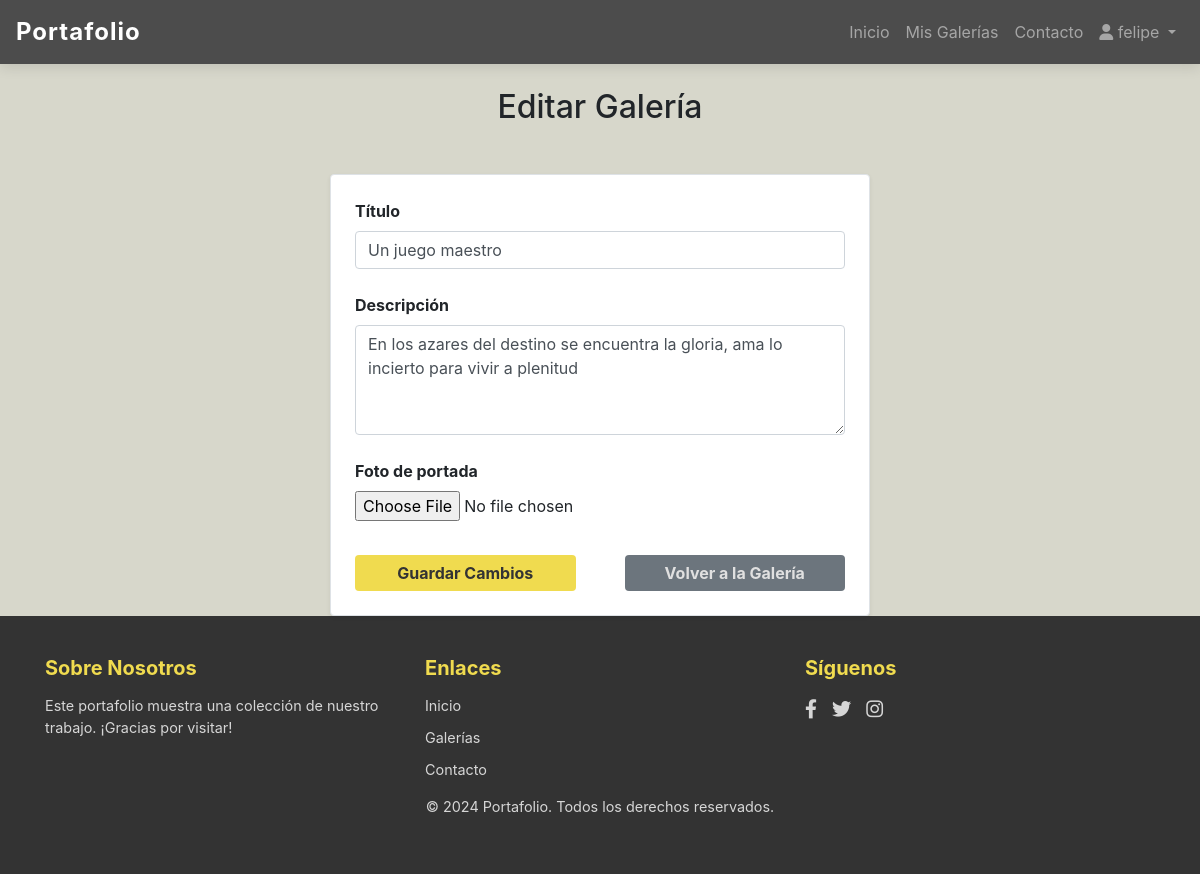
The app's page /gallery/3/edit/ (signed in), older data.
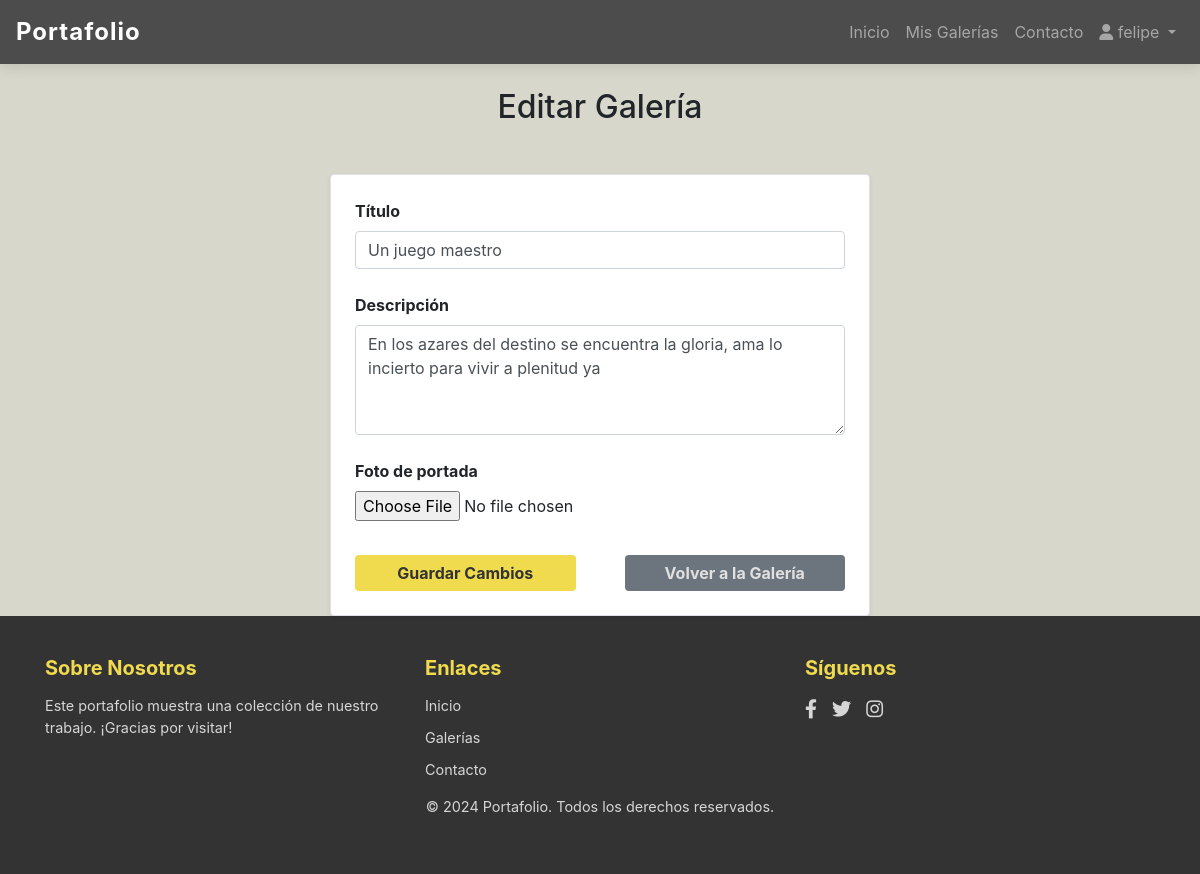
The same page, newer data.
### gallery/models.py (models this page shows, shortened)
class Gallery(models.Model):
    user = models.ForeignKey(User, on_delete=models.CASCADE, related_name='galleries')
    title = models.CharField(max_length=100)
    description = models.TextField(blank=True, null=True)
    photo = models.ImageField(upload_to='gallery/', blank=True, null=True)
    created_at = models.DateTimeField(auto_now_add=True)

### gallery/views.py (the view)
# urls.py: path('gallery/<int:gallery_id>/edit/', views.edit_gallery, name='edit_gallery'),
@login_required
def edit_gallery(request, gallery_id):
    gallery = get_object_or_404(Gallery, id=gallery_id)
    if request.user != gallery.user:
        messages.error(request, "No tienes permiso para editar esta galería.")
        return redirect('gallery_detail', pk=gallery.id)
    if request.method == 'POST':
        form = GalleryForm(request.POST, request.FILES, instance=gallery)
        if form.is_valid():
            form.save()
            messages.success(request, "Galería actualizada exitosamente.")
            return redirect('gallery_detail', pk=gallery.id)
    else:
        form = GalleryForm(instance=gallery)
    return render(request, 'gallery/edit_gallery.html', {'form': form, 'gallery': gallery})

### gallery/forms.py
class GalleryForm(forms.ModelForm):
    class Meta:
        model = Gallery
        fields = ['title', 'description', 'photo']

### gallery/templates/gallery/edit_gallery.html (shortened to what this page needs)
{% extends 'base.html' %}
{% block content %}
<div class="container mt-4">
    <h2 class="text-center mb-5">Editar Galería</h2>
    <div class="row justify-content-center">
        <div class="col-md-8 col-lg-6">
            <form method="POST" enctype="multipart/form-data" class="p-4 rounded shadow-sm" style="background-color: #ffffff; border: 1px solid #dee2e6;">
                <div class="form-group mb-4">
                    <label for="id_title" class="font-weight-bold">Título</label>
                    <input type="text" name="title" id="id_title" class="form-control" placeholder="Título de la galería" value="{{ form.title.value|default_if_none:'' }}">
                </div>
                <div class="form-group mb-4">
                    <label for="id_description" class="font-weight-bold">Descripción</label>
                    <textarea name="description" id="id_description" class="form-control" placeholder="Descripción de la galería" rows="4">{{ form.description.value|default_if_none:'' }}</textarea>
                </div>
                <div class="form-group mb-4">
                    <label for="id_photo" class="font-weight-bold">Foto de portada</label>
                    <input type="file" name="photo" id="id_photo" class="form-control-file">
                </div>
                <div class="d-flex justify-content-between">
                    <button type="submit" class="btn btn-primary btn-form" style="width: 45%;">Guardar Cambios</button>
                    <a href="{% url 'gallery_detail' gallery.id %}" class="btn btn-secondary btn-form-2" style="width: 45%;">Volver a la Galería</a>
                </div>
            </form>
        </div>
    </div>
</div>
{% endblock %}

Row changes from the older to the newer data that the page shows:
changed Gallery "Un juego maestro": description "En los azares del destino se encuentra la gloria, ama lo incierto para vivir a plenitud" → "En los azares del destino se encuentra la gloria, ama lo incierto para vivir a plenitud ya"
